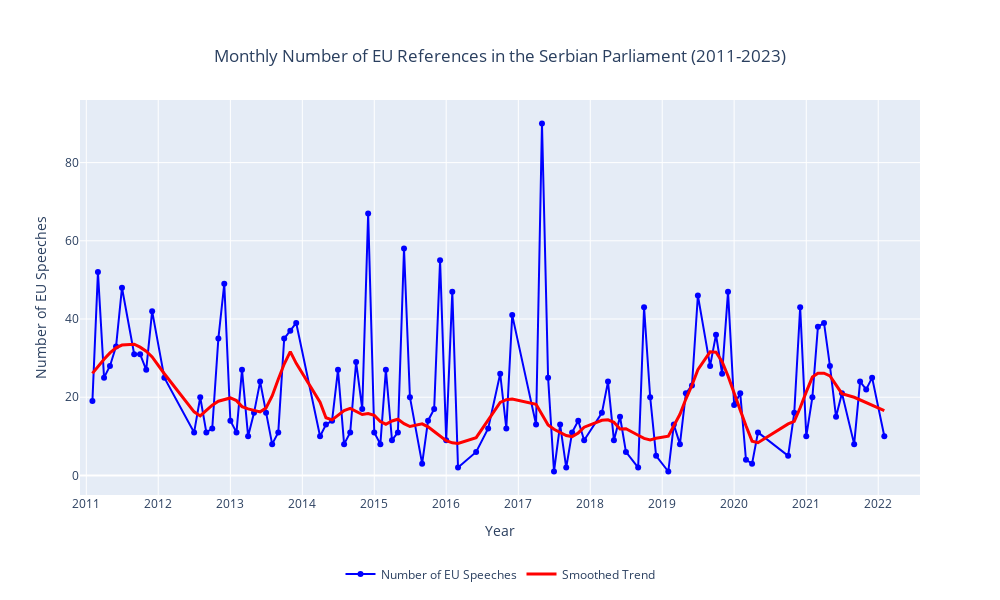

Notebook source saved alongside this figure:
### Code cell
import pandas as pd
import plotly.graph_objects as go
from statsmodels.nonparametric.smoothers_lowess import lowess


# Convert the Date column to datetime format
rs_minutes['Date'] = pd.to_datetime(rs_minutes['Date'])

# Create a MonthYear column for grouping
rs_minutes['MonthYear'] = rs_minutes['Date'].dt.to_period('M')

# Count the number of EU-specific speeches per month
eu_speech_count = rs_minutes.groupby(['MonthYear']).size().reset_index(name='EU Speech Count')

# Convert MonthYear back to datetime for plotting
eu_speech_count['MonthYear'] = eu_speech_count['MonthYear'].dt.to_timestamp()

# Create a new figure for the number of EU-specific speeches
fig4 = go.Figure()

# Add trace for the number of EU-specific speeches
fig4.add_trace(go.Scatter(x=eu_speech_count['MonthYear'], y=eu_speech_count['EU Speech Count'], 
                          mode='lines+markers', name='Number of EU Speeches',
                          line=dict(color='blue'), 
                          marker=dict(size=6, color='blue')))

# Apply LOWESS smoothing
lowess_smoothed = lowess(eu_speech_count['EU Speech Count'], eu_speech_count['MonthYear'].map(pd.Timestamp.toordinal), frac=0.1)
lowess_x = pd.to_datetime([pd.Timestamp.fromordinal(int(d)) for d in lowess_smoothed[:, 0]])
lowess_y = lowess_smoothed[:, 1]

# Add trace for smoothed trend
fig4.add_trace(go.Scatter(x=lowess_x, y=lowess_y, 
                          mode='lines', name='Smoothed Trend',
                          line=dict(color='red', width=3)))

# Define x-axis range and ticks more robustly
xaxis_range = [pd.to_datetime('2010-11-30'), pd.to_datetime('2022-08-01')]
xaxis_ticks = [pd.to_datetime(f'{year}-01-01') for year in range(2011, 2024)]

# Update layout for fig4
fig4.update_layout(
    title={
        'text': 'Monthly Number of EU References in the Serbian Parliament (2011-2023)', 
        'x': 0.5, 
        'xanchor': 'center', 
        'yanchor': 'top'
    }, 
    xaxis=dict(
        title='Year',
        range=xaxis_range,
        tickmode='array',
        tickvals=xaxis_ticks,
        ticktext=[str(year) for year in range(2011, 2024)]
    ),
    yaxis_title='Number of EU Speeches',
    showlegend=True,
    legend=dict(
        x=0.5,  
        y=-0.2,  
        xanchor='center', 
        yanchor='middle', 
        orientation='h'  
    ),
    height=600, width=1000
)

fig4.update_xaxes(nticks=20)

fig4.show()
